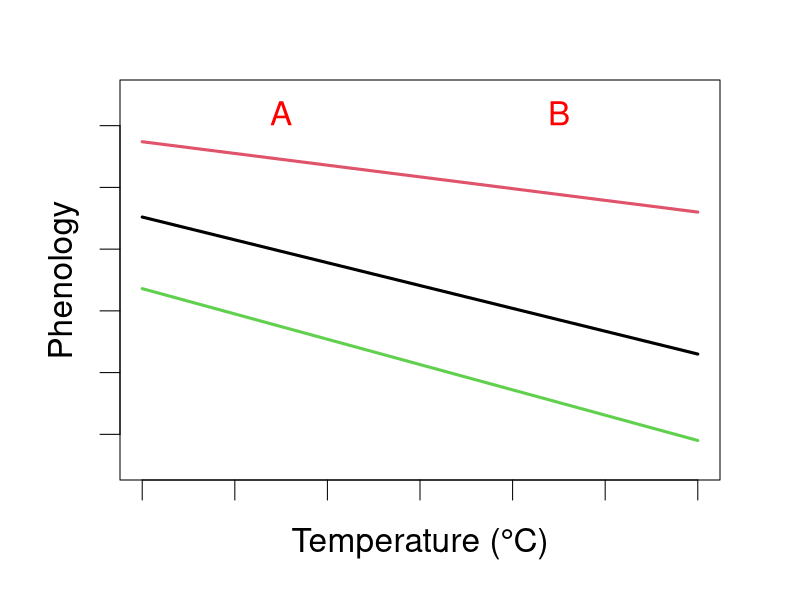
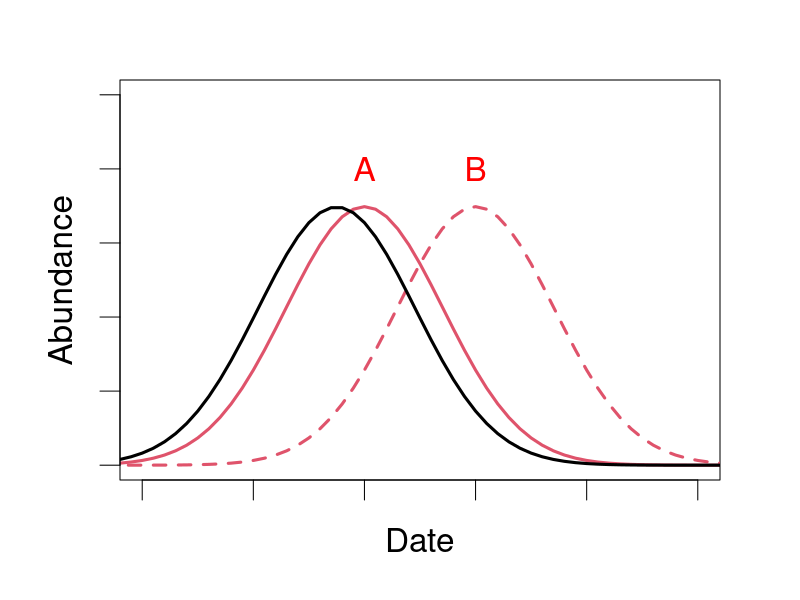
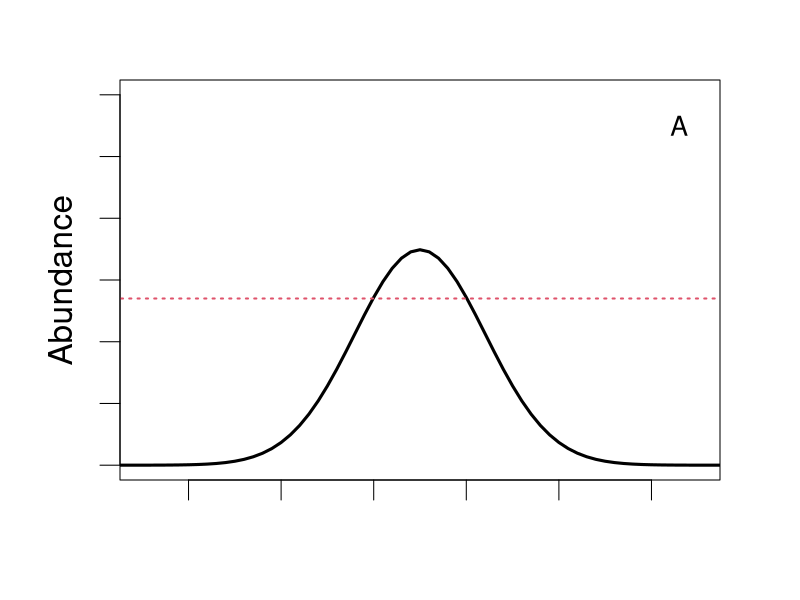
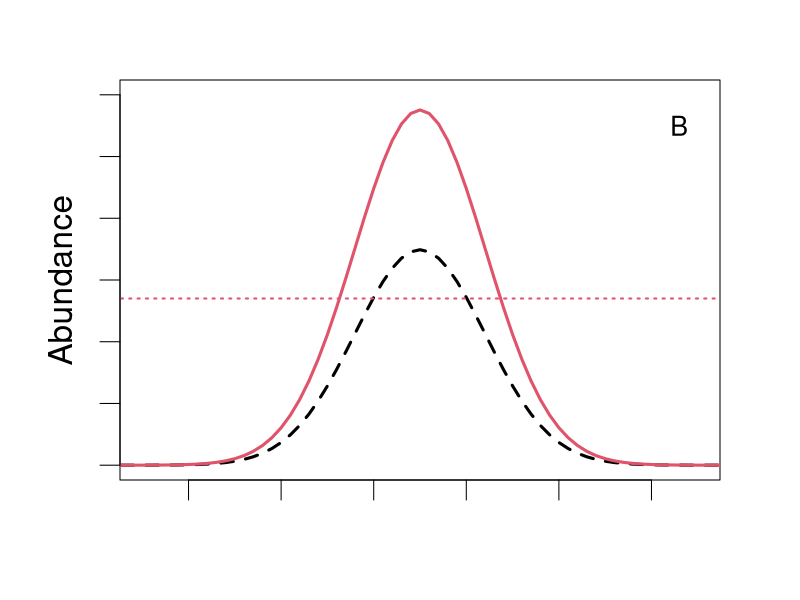
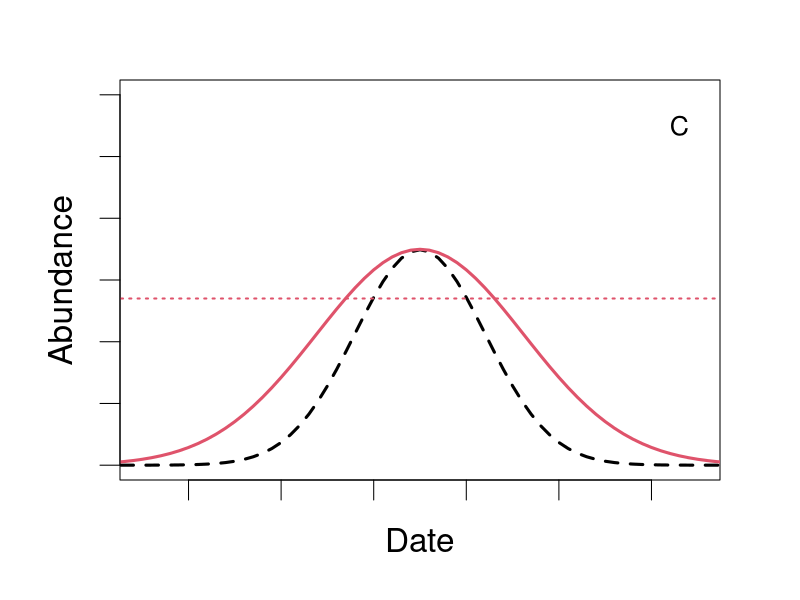

The R source for these figures, in order: (Note: this script raises an error after producing the figures.)
####################
#### Schematics ####
####################

#### Effect of temp on Phenology ####
# line graph: temp sensitivity from thackeray 2016
phentemp <- data.frame(temp=seq(4,10,0.5))
phentemp$prod <- 120+(-4.1*phentemp$temp)
phentemp$prim <- 130+(-3.7*phentemp$temp)
phentemp$seco <- 135+(-1.9*phentemp$temp)

par(mfcol=c(1,1), mar=c(1,1,1,1), oma=c(2,2,1,1),cex=2)
plot(phentemp$temp, phentemp$seco, type="l", lwd=3, col=2, ylim=c(75, 135), xlab=NA, ylab=NA, xaxt='n', yaxt='n')
points(phentemp$temp, phentemp$prim, type="l", lwd=3, col=1)
points(phentemp$temp, phentemp$prod, type="l", lwd=3, col=3)
title(xlab="Temperature (°C)",  outer=TRUE, line=0)
title(ylab="Phenology", outer=TRUE, line=0)
axis(side=1,labels=F) 
axis(side=2,labels=F) 
text(5.5,132, "A", col="red")
text(8.5,132, "B", col="red")

# curves for caterpillar and bird at 2 temps
curves <- data.frame(x=seq(-30,30,0.1))
curves$y1 <- -curves$x^2 + -4*curves$x -2.75
curves$y2 <- -curves$x^2 + -4.5*curves$x -3.814
curves$y3 <- -curves$x^2 + -2*curves$x +0.25

par(mfcol=c(1,1), mar=c(1,1,1,1), oma=c(2,2,1,1),cex=2)
plot(curves$x, exp(curves$y1), lwd=3,type="l",xlim=c(-4,1), ylim=c(0,5), col=2, xlab=NA, ylab=NA, xaxt='n', yaxt='n')
points(curves$x, exp(curves$y3), lwd=3,type="l", col=2, lty="dashed")
points(curves$x, exp(curves$y2), lwd=3,type="l")
title(ylab="Abundance", outer=TRUE, line=0)
title(xlab="Date", outer=TRUE, line=0)
axis(side=1,labels=F) 
axis(side=2,labels=F) 
text(-2,4, "A", col="red")
text(-1,4, "B", col="red")

#### Buffering hypothesis ####

curves <- data.frame(x=seq(-30,30,0.1))
curves$y4 <- -curves$x^2 + curves$x +1
curves$y5 <- -curves$x^2 + curves$x +1.5
curves$y6 <- -(0.4)*(curves$x)^2 + 0.4*curves$x +1.152
curves$line <- 2.7

# base curve
par(mfcol=c(1,1), mar=c(1,1,1,1), oma=c(2,2,1,1),cex=2)
plot(curves$x, exp(curves$y4), type="l", ylim=c(0,6), xlim=c(-2.5,3.5), lwd=3, xlab=NA, ylab=NA, xaxt='n', yaxt='n')
points(curves$x, curves$line, type="l", lty="dotted", col=2, lwd=2)
title(ylab="Abundance", outer=TRUE, line=0)
#title(xlab="Date", outer=TRUE, line=0)
axis(side=1,labels=F) 
axis(side=2,labels=F) 
text(3.3,5.5, "A", cex=0.8)

# plus higher peak
par(mfcol=c(1,1), mar=c(1,1,1,1), oma=c(2,2,1,1),cex=2)
plot(curves$x, exp(curves$y4), type="l", ylim=c(0,6), xlim=c(-2.5,3.5), lwd=3, lty="dashed", xlab=NA, ylab=NA, xaxt='n', yaxt='n')
points(curves$x, exp(curves$y5), type="l", lwd=3, col=2)
points(curves$x, curves$line, type="l", lty="dotted", col=2, lwd=2)
title(ylab="Abundance", outer=TRUE, line=0)
#title(xlab="Date", outer=TRUE, line=0)
axis(side=1,labels=F) 
axis(side=2,labels=F) 
text(3.3,5.5, "B", cex=0.8)

# plus broader peak
par(mfcol=c(1,1), mar=c(1,1,1,1), oma=c(2,2,1,1),cex=2)
plot(curves$x, exp(curves$y4), type="l", ylim=c(0,6), xlim=c(-2.5,3.5), lwd=3, lty="dashed", xlab=NA, ylab=NA, xaxt='n', yaxt='n')
points(curves$x, exp(curves$y6), type="l", lwd=3, col=2)
points(curves$x, curves$line, type="l", lty="dotted", col=2, lwd=2)
title(ylab="Abundance", outer=TRUE, line=0)
title(xlab="Date", outer=TRUE, line=0)
axis(side=1,labels=F) 
axis(side=2,labels=F) 
text(3.3,5.5, "C", cex=0.8)


#### Schematic for core model ####
# basic curve
par(mfcol=c(1,1), mar=c(1,1,1,1), oma=c(2,2,1,1),cex=2)
plot(curves$x, exp(curves$y7), type="l", ylim=c(0,6), xlim=c(-2,3), lwd=2, xlab=NA, ylab=NA, xaxt='n', yaxt='n')
title(ylab="Abundance", outer=TRUE, line=0)
title(xlab="Date", outer=TRUE, line=0)
axis(side=1,labels=F) 
axis(side=2,labels=F) 

#intercept +/-
curves <- data.frame(x=seq(-30,30,0.1))
curves$y7 <- -curves$x^2 + curves$x +1
curves$y8 <- -curves$x^2 + curves$x +1.2
curves$y9 <- -curves$x^2 + curves$x +0.8

plot(curves$x, exp(curves$y7), type="l", ylim=c(0,6), xlim=c(-2,3), lwd=2, xlab=NA, ylab=NA, xaxt='n', yaxt='n')
points(curves$x, exp(curves$y8), type="l", col="red2", lwd=2, lty=5)
points(curves$x, exp(curves$y9), type="l", col="blue2", lwd=2, lty=5)
title(ylab="Abundance", outer=TRUE, line=0)
title(xlab="Date", outer=TRUE, line=0)
axis(side=1,labels=F) 
axis(side=2,labels=F) 

#quadratic +/-
curves <- data.frame(x=seq(-30,30,0.1))
curves$y7 <- -curves$x^2 + curves$x +1
curves$y10 <- -(1.2)*(curves$x)^2 + curves$x +1
curves$y11<- -(0.8)*(curves$x)^2 + curves$x +1

plot(curves$x, exp(curves$y7), type="l", ylim=c(0,6), xlim=c(-2,3), lwd=2, xlab=NA, ylab=NA, xaxt='n', yaxt='n')
points(curves$x, exp(curves$y10), type="l", col="red2", lwd=2, lty=5)
points(curves$x, exp(curves$y11), type="l", col="blue2", lwd=2, lty=5)
title(ylab="Abundance", outer=TRUE, line=0)
title(xlab="Date", outer=TRUE, line=0)
axis(side=1,labels=F) 
axis(side=2,labels=F) 

#date +/-
curves <- data.frame(x=seq(-30,30,0.1))
curves$y7  <- -curves$x^2 + curves$x +1
curves$y12 <- -curves$x^2 + 1.2*curves$x +1
curves$y13 <- -curves$x^2 + 0.8*curves$x +1

plot(curves$x, exp(curves$y7), type="l", ylim=c(0,6), xlim=c(-2,3), lwd=2, xlab=NA, ylab=NA, xaxt='n', yaxt='n')
points(curves$x, exp(curves$y12), type="l", col="red2", lwd=2, lty=5)
points(curves$x, exp(curves$y13), type="l", col="blue2", lwd=2, lty=5)
title(ylab="Abundance", outer=TRUE, line=0)
title(xlab="Date", outer=TRUE, line=0)
axis(side=1,labels=F) 
axis(side=2,labels=F) 

#date:year +/-
curves <- data.frame(x=seq(-30,30,0.1))
curves$y7  <- -curves$x^2 + curves$x +1
curves$y14 <- -curves$x^2 + 4*curves$x -3
curves$y15 <- -curves$x^2 + -curves$x +1.5

plot(curves$x, exp(curves$y7), type="l", ylim=c(0,6), xlim=c(-2,3), lwd=2, xlab=NA, ylab=NA, xaxt='n', yaxt='n')
points(curves$x, exp(curves$y14), type="l", col="blueviolet", lwd=2, lty=5)
points(curves$x, exp(curves$y15), type="l", col="darkgreen", lwd=2, lty=5)  
title(ylab="Abundance", outer=TRUE, line=0)
title(xlab="Date", outer=TRUE, line=0)
axis(side=1,labels=F) 
axis(side=2,labels=F) 

#contvar:date
curves <- data.frame(x=seq(-30,30,0.1))
curves$y7  <- -curves$x^2 + curves$x +1 
curves$y16 <- -curves$x^2 + 1.6*curves$x +1.06
curves$y17 <- -curves$x^2 + 1.4*curves$x +1.04
curves$y18 <- -curves$x^2 + 1.2*curves$x +1.02
curves$y19 <- -curves$x^2 + 0.8*curves$x +0.98
curves$y20 <- -curves$x^2 + 0.6*curves$x +0.96
curves$y21 <- -curves$x^2 + 0.4*curves$x +0.94

plot(curves$x, exp(curves$y7), type="l", ylim=c(0,6), xlim=c(-2,3), lwd=2, xlab=NA, ylab=NA, xaxt='n', yaxt='n')
points(curves$x, exp(curves$y16), type="l", col="red3", lwd=2, lty=5)
points(curves$x, exp(curves$y17), type="l", col="red", lwd=2, lty=5)
points(curves$x, exp(curves$y18), type="l", col="orangered", lwd=2, lty=5)
points(curves$x, exp(curves$y19), type="l", col="royalblue", lwd=2, lty=5)
points(curves$x, exp(curves$y20), type="l", col="blue2", lwd=2, lty=5)
points(curves$x, exp(curves$y21), type="l", col="blue4", lwd=2, lty=5)
title(ylab="Abundance", outer=TRUE, line=0)
title(xlab="Date", outer=TRUE, line=0)
axis(side=1,labels=F) 
axis(side=2,labels=F) 


